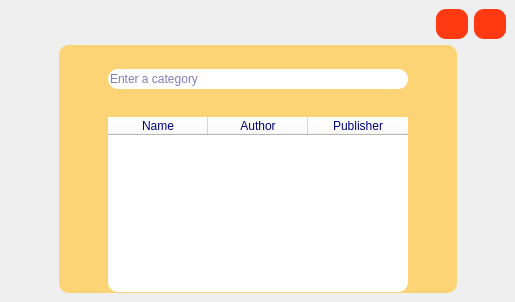
<?xml version="1.0" encoding="UTF-8"?>
<ui version="4.0">
 <class>showall</class>
 <widget class="QMainWindow" name="showall">
  <property name="geometry">
   <rect>
    <x>0</x>
    <y>0</y>
    <width>515</width>
    <height>302</height>
   </rect>
  </property>
  <property name="windowTitle">
   <string>MainWindow</string>
  </property>
  <property name="styleSheet">
   <string notr="true">#showall
{
border-image :  url(:/images/images/Library-Wallpaper-19-2560x1600-1.jpg)
}
QPushButton
{
background-color:rgb(255, 58, 19);
border-radius : 10px;
}
QPushButton:hover{
background-color: rgb(249, 255, 198);
}</string>
  </property>
  <widget class="QWidget" name="centralwidget">
   <layout class="QVBoxLayout" name="verticalLayout">
    <item>
     <layout class="QHBoxLayout" name="horizontalLayout">
      <property name="topMargin">
       <number>0</number>
      </property>
      <item>
       <spacer name="horizontalSpacer">
        <property name="orientation">
         <enum>Qt::Horizontal</enum>
        </property>
        <property name="sizeHint" stdset="0">
         <size>
          <width>40</width>
          <height>20</height>
         </size>
        </property>
       </spacer>
      </item>
      <item>
       <widget class="QPushButton" name="pushButton_2">
        <property name="minimumSize">
         <size>
          <width>30</width>
          <height>30</height>
         </size>
        </property>
        <property name="cursor">
         <cursorShape>PointingHandCursor</cursorShape>
        </property>
        <property name="text">
         <string/>
        </property>
        <property name="icon">
         <iconset resource="rec.qrc">
          <normaloff>:/icones/images/786263.png</normaloff>:/icones/images/786263.png</iconset>
        </property>
        <property name="iconSize">
         <size>
          <width>30</width>
          <height>30</height>
         </size>
        </property>
       </widget>
      </item>
      <item>
       <widget class="QPushButton" name="pushButton">
        <property name="minimumSize">
         <size>
          <width>30</width>
          <height>30</height>
         </size>
        </property>
        <property name="cursor">
         <cursorShape>PointingHandCursor</cursorShape>
        </property>
        <property name="toolTip">
         <string>close</string>
        </property>
        <property name="text">
         <string/>
        </property>
        <property name="icon">
         <iconset resource="rec.qrc">
          <normaloff>:/icones/images/delete-sign.png</normaloff>:/icones/images/delete-sign.png</iconset>
        </property>
        <property name="iconSize">
         <size>
          <width>30</width>
          <height>30</height>
         </size>
        </property>
       </widget>
      </item>
     </layout>
    </item>
    <item>
     <spacer name="verticalSpacer">
      <property name="orientation">
       <enum>Qt::Vertical</enum>
      </property>
      <property name="sizeHint" stdset="0">
       <size>
        <width>20</width>
        <height>40</height>
       </size>
      </property>
     </spacer>
    </item>
    <item>
     <layout class="QHBoxLayout" name="horizontalLayout_2">
      <property name="topMargin">
       <number>0</number>
      </property>
      <property name="bottomMargin">
       <number>0</number>
      </property>
      <item>
       <spacer name="horizontalSpacer_6">
        <property name="orientation">
         <enum>Qt::Horizontal</enum>
        </property>
        <property name="sizeHint" stdset="0">
         <size>
          <width>40</width>
          <height>20</height>
         </size>
        </property>
       </spacer>
      </item>
      <item>
       <widget class="QWidget" name="" native="true">
        <property name="styleSheet">
         <string notr="true">QWidget{
color:rgb(0, 0, 127);
background-color: rgba(255, 205, 88,0.8);
border-radius : 10px;

}
QLineEdit
{
background-color: white;
border-radius : 10px;
}

QPushButton
{
background-color:rgb(255, 58, 19);
border-radius : 10px;
}
QPushButton:hover{
background-color:  rgb(139, 193, 14);
}
QLabel
{
background-color: rgba(255, 205, 88,0.3);
color:rgb(0, 0, 107);
}
</string>
        </property>
        <layout class="QVBoxLayout" name="verticalLayout_2">
         <property name="topMargin">
          <number>1</number>
         </property>
         <property name="bottomMargin">
          <number>1</number>
         </property>
         <item>
          <spacer name="verticalSpacer_5">
           <property name="orientation">
            <enum>Qt::Vertical</enum>
           </property>
           <property name="sizeHint" stdset="0">
            <size>
             <width>20</width>
             <height>40</height>
            </size>
           </property>
          </spacer>
         </item>
         <item>
          <layout class="QHBoxLayout" name="horizontalLayout_3">
           <property name="topMargin">
            <number>0</number>
           </property>
           <item>
            <spacer name="horizontalSpacer_2">
             <property name="orientation">
              <enum>Qt::Horizontal</enum>
             </property>
             <property name="sizeHint" stdset="0">
              <size>
               <width>40</width>
               <height>20</height>
              </size>
             </property>
            </spacer>
           </item>
           <item>
            <widget class="QLineEdit" name="search">
             <property name="minimumSize">
              <size>
               <width>300</width>
               <height>20</height>
              </size>
             </property>
             <property name="statusTip">
              <string>enter a letter</string>
             </property>
             <property name="placeholderText">
              <string>Enter a category</string>
             </property>
            </widget>
           </item>
           <item>
            <spacer name="horizontalSpacer_3">
             <property name="orientation">
              <enum>Qt::Horizontal</enum>
             </property>
             <property name="sizeHint" stdset="0">
              <size>
               <width>40</width>
               <height>20</height>
              </size>
             </property>
            </spacer>
           </item>
          </layout>
         </item>
         <item>
          <spacer name="verticalSpacer_4">
           <property name="orientation">
            <enum>Qt::Vertical</enum>
           </property>
           <property name="sizeHint" stdset="0">
            <size>
             <width>20</width>
             <height>40</height>
            </size>
           </property>
          </spacer>
         </item>
         <item>
          <layout class="QHBoxLayout" name="horizontalLayout_4">
           <property name="topMargin">
            <number>0</number>
           </property>
           <item>
            <spacer name="horizontalSpacer_4">
             <property name="orientation">
              <enum>Qt::Horizontal</enum>
             </property>
             <property name="sizeHint" stdset="0">
              <size>
               <width>40</width>
               <height>20</height>
              </size>
             </property>
            </spacer>
           </item>
           <item>
            <widget class="QTableWidget" name="table">
             <property name="minimumSize">
              <size>
               <width>300</width>
               <height>0</height>
              </size>
             </property>
             <property name="styleSheet">
              <string notr="true">background-color:white</string>
             </property>
             <column>
              <property name="text">
               <string>Name</string>
              </property>
             </column>
             <column>
              <property name="text">
               <string>Author</string>
              </property>
             </column>
             <column>
              <property name="text">
               <string>Publisher</string>
              </property>
             </column>
            </widget>
           </item>
           <item>
            <spacer name="horizontalSpacer_5">
             <property name="orientation">
              <enum>Qt::Horizontal</enum>
             </property>
             <property name="sizeHint" stdset="0">
              <size>
               <width>40</width>
               <height>20</height>
              </size>
             </property>
            </spacer>
           </item>
          </layout>
         </item>
        </layout>
       </widget>
      </item>
      <item>
       <spacer name="horizontalSpacer_7">
        <property name="orientation">
         <enum>Qt::Horizontal</enum>
        </property>
        <property name="sizeHint" stdset="0">
         <size>
          <width>40</width>
          <height>20</height>
         </size>
        </property>
       </spacer>
      </item>
     </layout>
    </item>
    <item>
     <spacer name="verticalSpacer_2">
      <property name="orientation">
       <enum>Qt::Vertical</enum>
      </property>
      <property name="sizeHint" stdset="0">
       <size>
        <width>20</width>
        <height>40</height>
       </size>
      </property>
     </spacer>
    </item>
   </layout>
  </widget>
 </widget>
 <resources>
  <include location="rec.qrc"/>
 </resources>
 <connections>
  <connection>
   <sender>pushButton</sender>
   <signal>clicked()</signal>
   <receiver>showall</receiver>
   <slot>close()</slot>
   <hints>
    <hint type="sourcelabel">
     <x>494</x>
     <y>28</y>
    </hint>
    <hint type="destinationlabel">
     <x>494</x>
     <y>44</y>
    </hint>
   </hints>
  </connection>
  <connection>
   <sender>pushButton_2</sender>
   <signal>clicked()</signal>
   <receiver>showall</receiver>
   <slot>showMinimized()</slot>
   <hints>
    <hint type="sourcelabel">
     <x>457</x>
     <y>19</y>
    </hint>
    <hint type="destinationlabel">
     <x>412</x>
     <y>24</y>
    </hint>
   </hints>
  </connection>
 </connections>
</ui>
